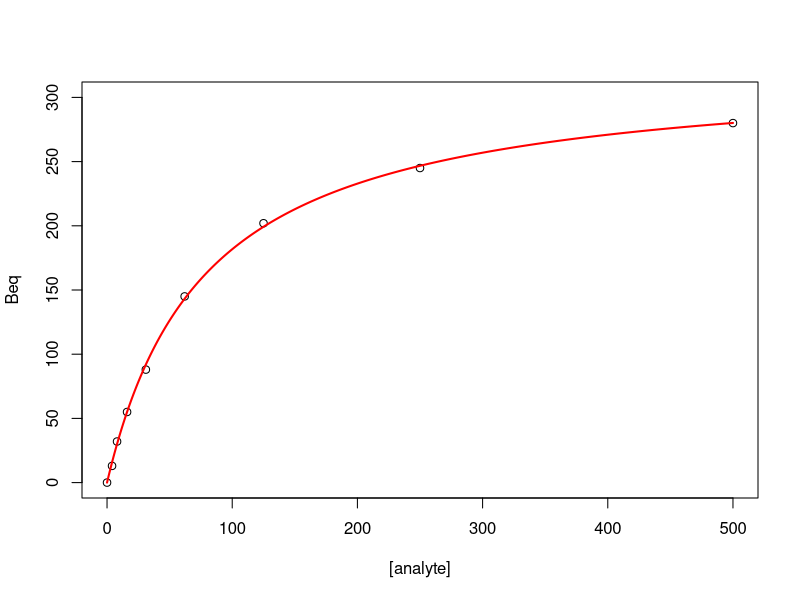

This chart was generated by the following R code:
#------------------------------------------------------------------------------------------------------------------
#                                    ~~ Deriving KD by equilibrium analysis ~~
#------------------------------------------------------------------------------------------------------------------
# This R script provides code for fitting a non linear fit for the relationship between Beq and analyte concentration
# in order to derive the KD of a reaction. 

# Start by making vectors for the concentration variable and corresponding Beq values.The first value should be 0 
# for both variables 
# The following values are simply examples
c <- c(0,4,8,16,31,62,125,250,500)
Beq <- c(0, 13, 32, 55, 88, 145, 202, 245, 280)

#Plot the data 
plot(c,Beq, ylim = c(0,300),xlab="[analyte]", ylab="Beq")
      #the "xlim" is set to best visualise the example data
      #choose which range of X-values are most suitable to visualize your curve

#Create a fit for the curve using the non-linear regression function 
fit <- nls(Beq ~ Bmax * (c/(KD +c)), start = list(Bmax = 350 , KD = 150))
      #Starting values, or estimations, must be set for the parameters in the command "start=list()".
      #The values set must be within a reasonable range for the potential parameter values. 
      #Otherwise the model algorithm will not be able to converge and you will receive an error message. 
      #These estimations are naturally specific to your data. 


#Create a data frame of the values of "c" for which you want to get a predictions of the fit.   
new.data <- data.frame(c = seq(min(c),max(c),len = 500)) 
      #Adjust "len =" according to the highest analyte concentration of your data                                


#Visualise the modeled fit in your plot.
lines(new.data$c,predict(fit,newdata = new.data), col = "red", lwd = "2")

#View the estimated values of the parameters.
summary(fit)